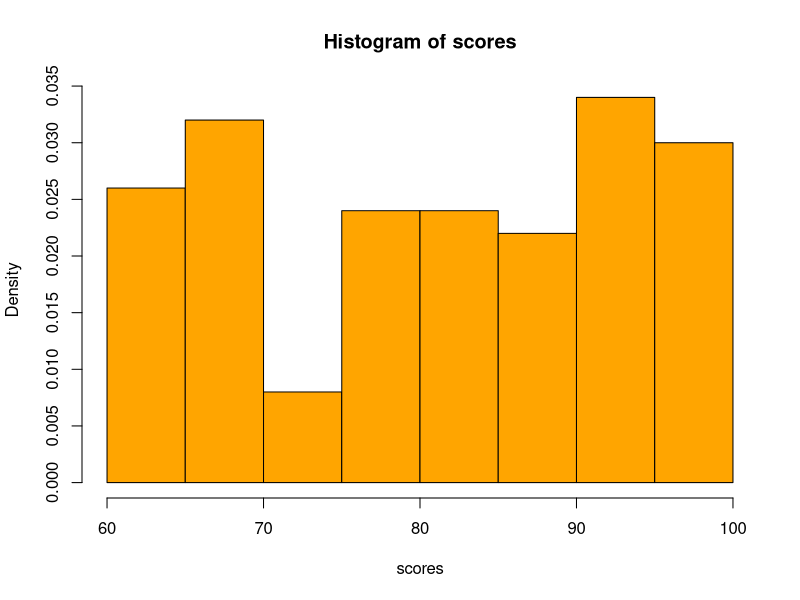
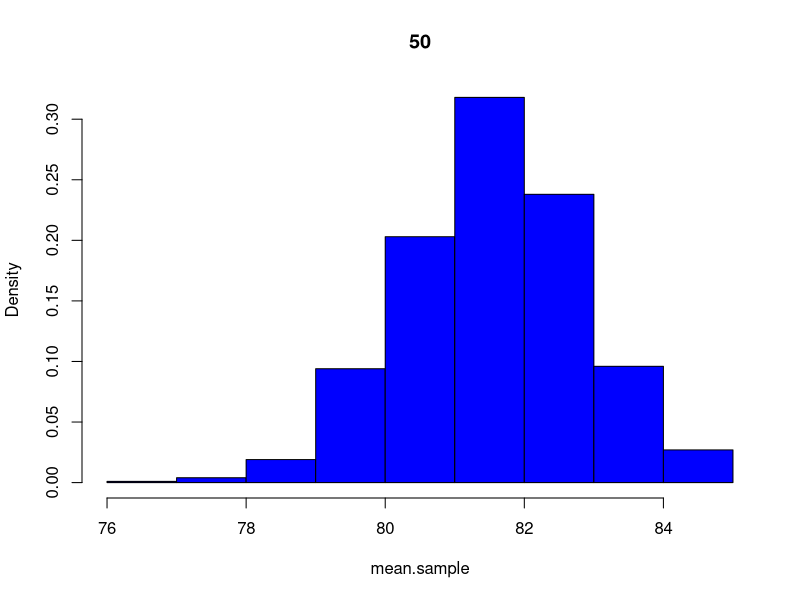

The R script that drew these images, in order:
sample_size <- 50

scores <- sample(60:100, 100, replace = TRUE)

score_mean <- mean(scores)
score_sd <- sd(scores)
score_hist <- hist(scores, probability = TRUE, col = 'orange')

mean.sample <- numeric(sample_size)

for (i in 1:1000) {
  x_bar.sample <- sample(scores,sample_size)
  mean.sample[i] <- mean(x_bar.sample)
  # print(mean.sample[i])
}

xbar_hist <- hist(mean.sample, probability = TRUE, col = 'blue', main = sample_size)
mean_xbar <- mean(mean.sample)
sd_xbar <- sd(mean.sample)
print(c(mean_xbar, sd_xbar))